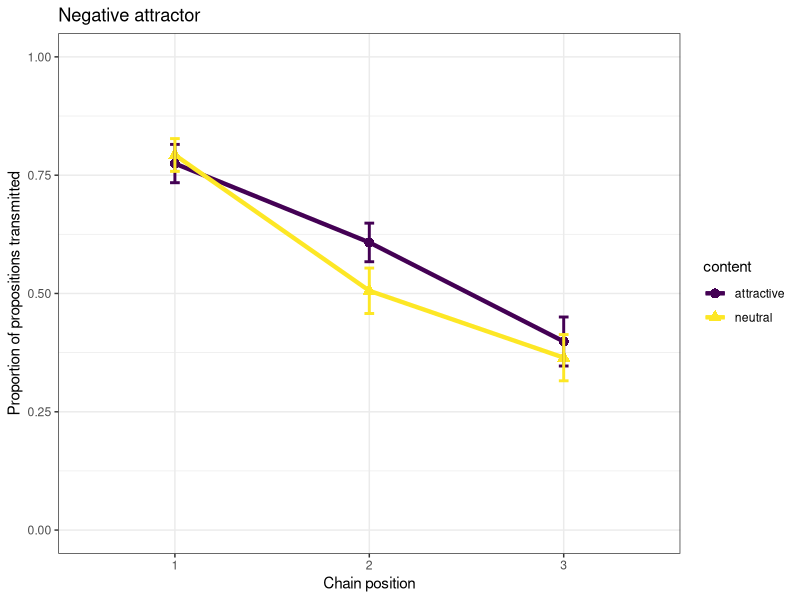
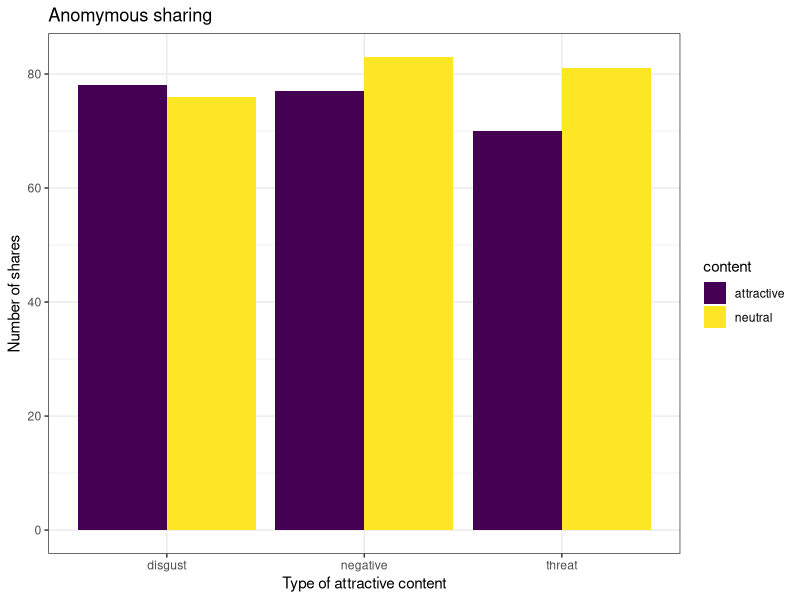

The R source for these figures, in order:
## ---- chunk 1
knitr::opts_chunk$set(echo = TRUE)
## ---- chunk 2
library(tidyverse)
library(lme4) # lmer & gmer
library(lmerTest) # provides p values for lmer
library(viridis) # palette robust to colourblindness

# data structure:
negative <- tibble(content = factor(rep(rep(c("attractive", "neutral"), each = 30), 3)), 
                   proportion = NA,
                   chain_position = factor(rep(1:3, each = 60)),
                   chain_ID = factor(rep(1:60, 3)))

# simulated data:
negative$proportion[1:60] <- rnorm(60, 0.8, .3)
negative$proportion[61:120] <- rnorm(60, 0.6, .3)
negative$proportion[121:180] <- rnorm(60, 0.4, .3)

# test with difference:
# negative <- negative %>%
#  mutate(proportion = replace(proportion, content=="attractive", proportion[content=="attractive"] + 0.1))

negative <- negative %>%
  mutate(proportion = replace(proportion, proportion > 1, 1)) %>%
  mutate(proportion = replace(proportion, proportion < 0, 0))

# plot the proportion of sentence correctly retained:
negative %>%
  ggplot(aes(x = chain_position, y = proportion, colour = content)) + 
    stat_summary(fun = mean, geom = "line", size = 1.5, aes(group = content, colour = content)) +
    stat_summary(fun = mean, geom = "point", size = 3, aes(shape = content)) + 
    stat_summary(fun.data = mean_se, geom = "errorbar", width = 0.05, size = 1) + 
    theme_bw() + 
    ylim(0,1) +
    scale_colour_viridis_d() +
    labs(x = "Chain position", y = "Proportion of propositions transmitted", title = "Negative attractor") 
## ---- chunk 3
negative_model <- lmer(proportion ~ content + chain_position + (1|chain_ID), data = negative)
coef(summary(negative_model))
## ---- chunk 4
# data structure:
anonymous <- tibble(attractor = NA,
                    content = NA,
                    share = NA,
                    order_of_presentation = factor(rep(1:3, 300)),
                    participant_ID = factor(rep(1:300, each = 3)))

# simulated data:
# randomise content type for each participant:
anonymous$attractor <- as.vector(replicate(300, sample(c("negative", "threat", "disgust"))))
# randomise whether attractive or not:
anonymous$content <- sample(c("attractive","neutral"), replace = TRUE, size = 900)
# randomise participant choices:
anonymous$share <- factor(sample(c(0,1), replace = TRUE, size = 900))

# test with difference:
# for(i in sample(1:900, size = 500)){
#   if(anonymous$content[i] == "attractive"){
#     anonymous$share[i] <- 1
#   }
# }

# plot the number of time a content is shared
anonymous %>%
  filter(share == 1) %>%
  ggplot(aes(x = attractor, fill = content)) +
    geom_bar(position = "dodge") + 
    theme_bw() + 
    scale_fill_viridis_d() +
    labs(x = "Type of attractive content", y = "Number of shares", title = "Anomymous sharing") 
## ---- chunk 5
anonymous_negative <- anonymous %>%
  filter(attractor == "negative")
negative_model <- glmer(share ~  content + (1|participant_ID) + (1|order_of_presentation), family = binomial, data = anonymous_negative)
coef(summary(negative_model))
